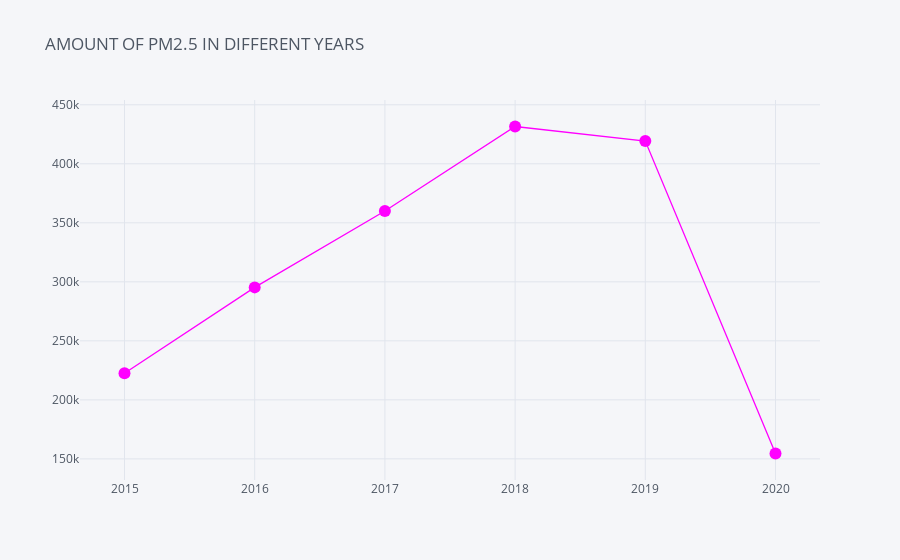

The code cell stored with this chart in its notebook:
### Markdown cell above
# Yearly

### Code cell
PM.iplot(kind='line',mode='lines+markers',x='year',y='PM2.5',title='AMOUNT OF PM2.5 IN DIFFERENT YEARS ',color='magenta')

### Figure 1 — Plotly figure (JSON) as saved in the notebook; plotly's stock layout.template omitted (floating-point values rounded to 4 significant figures)
{"data": [{"line": {"color": "rgba(255, 0, 255, 1.0)", "dash": "solid", "shape": "linear", "width": 1.3}, "marker": {"size": 12, "symbol": "circle"}, "mode": "lines+markers", "name": "PM2.5", "text": "", "type": "scatter", "x": [2020, 2019, 2018, 2017, 2016, 2015], "y": [154600.0, 419300.0, 431600.0, 360000.0, 295300.0, 222500.0]}], "layout": {"legend": {"bgcolor": "#F5F6F9", "font": {"color": "#4D5663"}}, "paper_bgcolor": "#F5F6F9", "plot_bgcolor": "#F5F6F9", "title": {"font": {"color": "#4D5663"}, "text": "AMOUNT OF PM2.5 IN DIFFERENT YEARS "}, "xaxis": {"gridcolor": "#E1E5ED", "showgrid": true, "tickfont": {"color": "#4D5663"}, "title": {"font": {"color": "#4D5663"}, "text": ""}, "zerolinecolor": "#E1E5ED"}, "yaxis": {"gridcolor": "#E1E5ED", "showgrid": true, "tickfont": {"color": "#4D5663"}, "title": {"font": {"color": "#4D5663"}, "text": ""}, "zerolinecolor": "#E1E5ED"}}}
